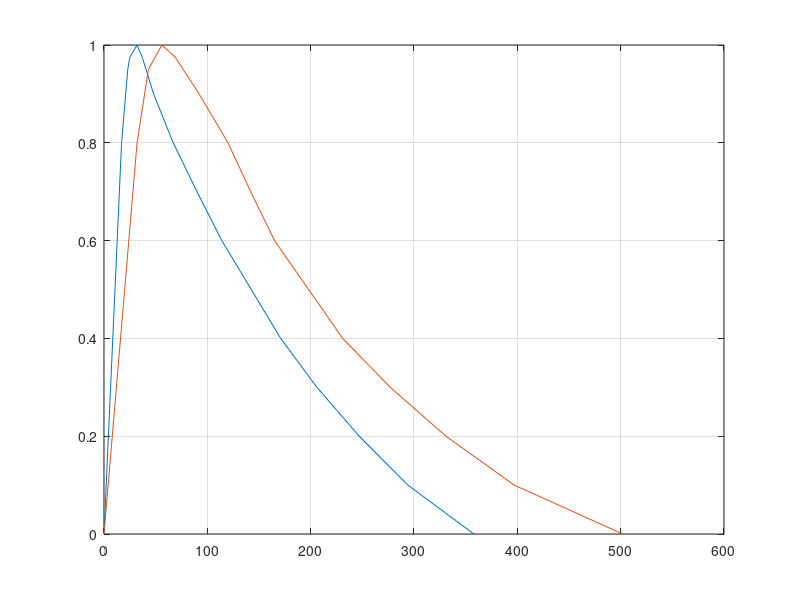
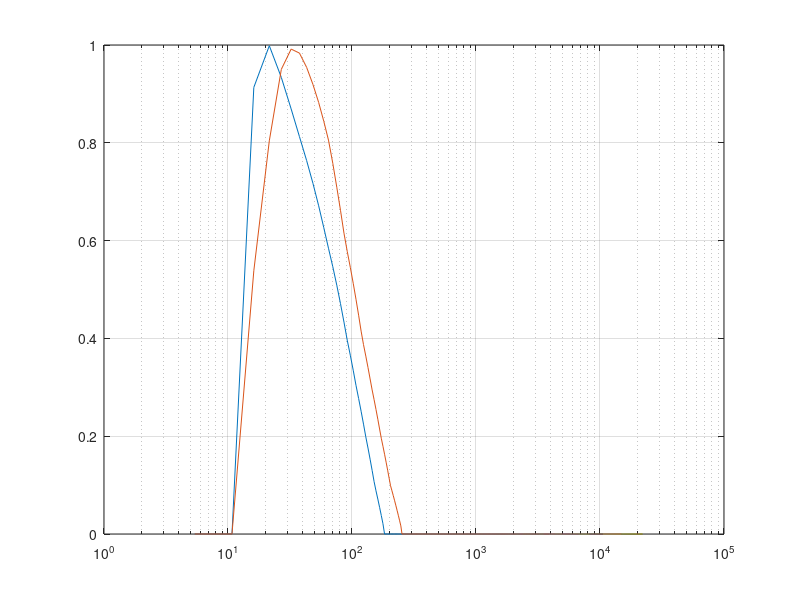
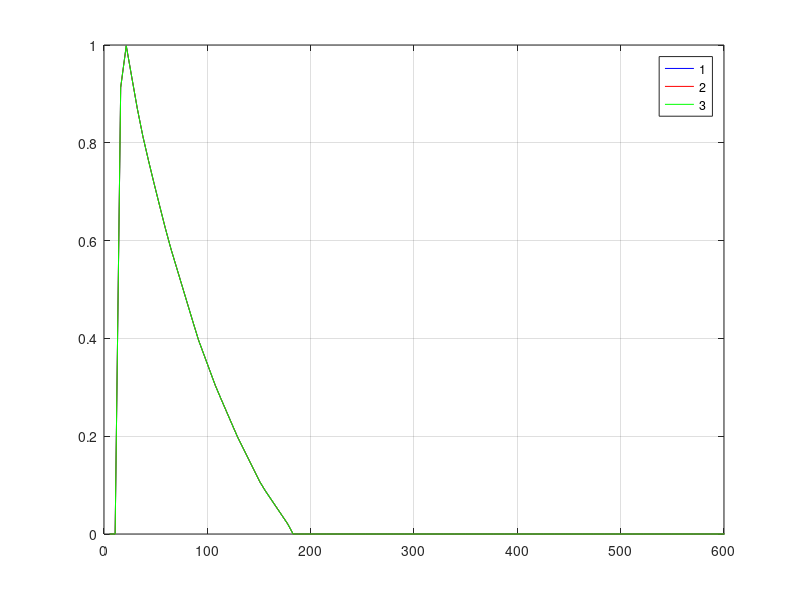
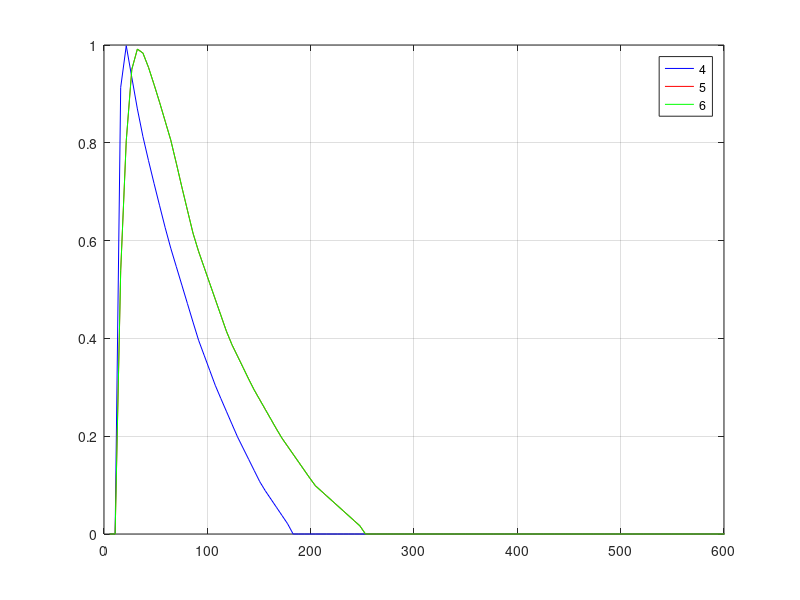

These charts were generated, in order, by the following MATLAB code:
function dw_Hweights(N)
% function dw_Hweights(N)
%
% This file belongs to the roughness algorithm
% contact for the original source code :
% http://home.tm.tue.nl/dhermes/

% Included into psysound by Matt Flax <flatmax @
% http://www.flatmaxstudios.org> : flatmax is Matt Flax
% March 2006 : For the psySoundPro project
%
% weights for freq. bins < N/2

if nargin == 0
    N = 4096;
end

Fs = 44100;

DCbins	= 2;

H2 = [	0	0
        17    0.8
        23	0.95
        25	0.975
        32	1
        37	0.975
        48	0.9
        67    0.8
        90	0.7
        114   0.6
        171   0.4
        206	0.3
        247   0.2
        294	0.1
        358	0 ];

H5 = [	0	0
        32    0.8
        43	0.95
        56	1
        69	0.975
        92	0.9
        120   0.8
        142	0.7
        165   0.6
        231   0.4
        277	0.3
        331   0.2
        397	0.1
        502	0 ];

H16 = [	0	0
        23.5	0.4
        34	0.6
        47	0.8
        56	0.9
        63	0.95
        79	1
        100	0.975
        115	0.95
        135	0.9
        159	0.85
        172	0.8
        194	0.7
        215	0.6
        244	0.5
        290	0.4
        348	0.3
        415	0.2
        500	0.1
        645	0	];

H21 = [	0	0
        19	0.4
        44	0.8
        52.5	0.9
        58	0.95
        75	1
        101.5	0.95
        114.5	0.9
        132.5	0.85
        143.5	0.8
        165.5	0.7
        197.5	0.6
        241	0.5
        290	0.4
        348	0.3
        415	0.2
        500	0.1
        645	0	];


H42 = [ 0	0
        15	0.4
        41	0.8
        49	0.9
        53	0.965
        64	0.99
        71	1
        88	0.95
        94	0.9
        106	0.85
        115	0.8
        137	0.7
        180	0.6
        238	0.5
        290	0.4
        348	0.3
        415	0.2
        500	0.1
        645	0	];

Hweight	= zeros(47,N);

% weighting function H2
last	= floor((358/Fs)*N) ;
k	= DCbins+1:1:last;
f	= (k-1)*Fs/N;
Hweight(2,k) = interp1(H2(:,1),H2(:,2),f(k-DCbins));

% weighting function H5
last	=	floor((502/Fs)*N);
k	=	DCbins+1:1:last;
f	=	(k-1)*Fs/N;
Hweight(5,k)	= interp1(H5(:,1),H5(:,2),f(k-DCbins));

% weighting function H16
last	=	floor((645/Fs)*N);
k	=	DCbins+1:1:last;
f	=	(k-1)*Fs/N;
Hweight(16,k)	= interp1(H16(:,1),H16(:,2),f(k-DCbins));

% weighting function H21
Hweight(21,k)	= interp1(H21(:,1),H21(:,2),f(k-DCbins));

% weighting function H42
Hweight(42,k)	= interp1(H42(:,1),H42(:,2),f(k-DCbins));

% H1-H4
Hweight(1,:) = Hweight(2,:);
Hweight(3,:) = Hweight(2,:);
Hweight(4,:) = Hweight(2,:);

% H5-H15
for l =	6:1:15;
  Hweight(l,:) = Hweight(5,:);
end

% H17-H20
for l =	17:1:20;
  Hweight(l,:) = Hweight(16,:);
end

% H22-H41
for l =	22:1:41;
  Hweight(l,:) = Hweight(21,:);
end

% H43-H47
for l =	43:1:47;
  Hweight(l,:) = Hweight(42,:);
end

figure;
plot(H2(:,1), H2(:,2),H5(:,1), H5(:,2)), grid on;

f = (1:N)/N*(Fs/2);
figure;
semilogx(f,Hweight(2,:), f,Hweight(9,:)), grid on;

for i = 1:3:size(Hweight,1)
    try
        figure;
        plot(f,Hweight(i  ,:),'b'), hold on; grid on;
        plot(f,Hweight(i+1,:),'r');
        plot(f,Hweight(i+2,:),'g');
        legend(num2str(i),num2str(i+1),num2str(i+2))
        xlim([0 600])
    end
end


end
% end Hweights